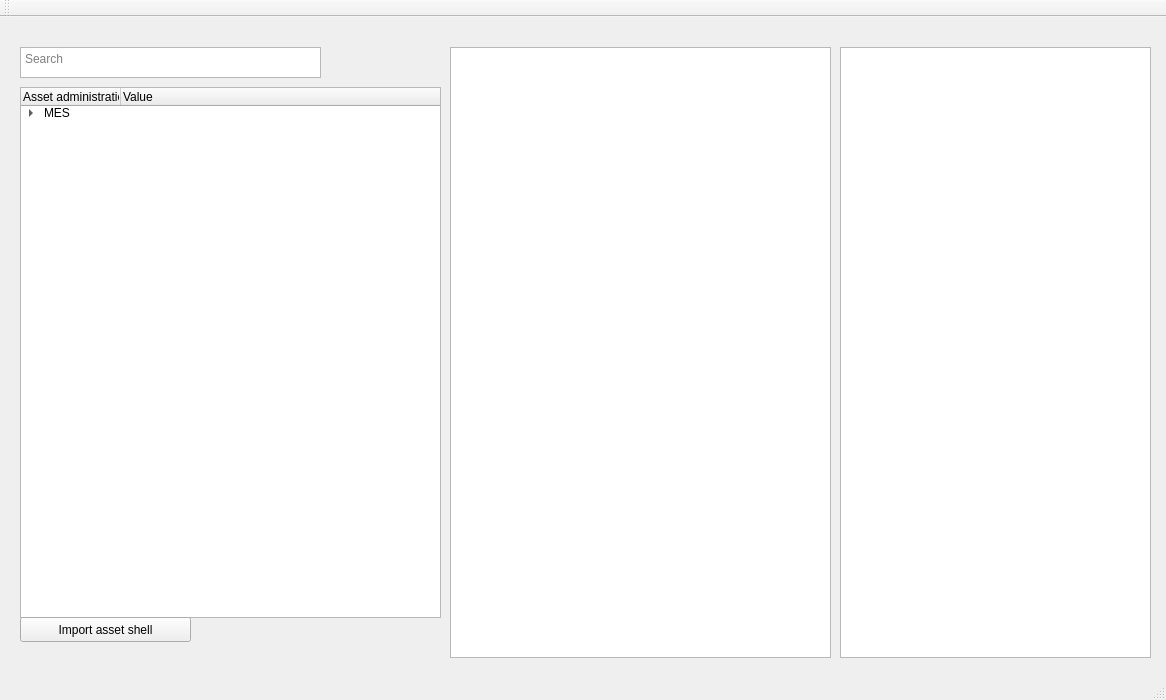
<?xml version="1.0" encoding="UTF-8"?>
<ui version="4.0">
 <class>MainWindow</class>
 <widget class="QMainWindow" name="MainWindow">
  <property name="geometry">
   <rect>
    <x>0</x>
    <y>0</y>
    <width>1166</width>
    <height>700</height>
   </rect>
  </property>
  <property name="windowTitle">
   <string>AAS Editor</string>
  </property>
  <widget class="QWidget" name="centralwidget">
   <widget class="QListWidget" name="listWidget">
    <property name="geometry">
     <rect>
      <x>840</x>
      <y>30</y>
      <width>311</width>
      <height>611</height>
     </rect>
    </property>
   </widget>
   <widget class="QListView" name="listView">
    <property name="geometry">
     <rect>
      <x>450</x>
      <y>30</y>
      <width>381</width>
      <height>611</height>
     </rect>
    </property>
   </widget>
   <widget class="QPlainTextEdit" name="plainTextEdit">
    <property name="geometry">
     <rect>
      <x>20</x>
      <y>30</y>
      <width>301</width>
      <height>31</height>
     </rect>
    </property>
    <property name="placeholderText">
     <string>Search</string>
    </property>
   </widget>
   <widget class="QTreeWidget" name="treeWidget">
    <property name="geometry">
     <rect>
      <x>20</x>
      <y>70</y>
      <width>421</width>
      <height>531</height>
     </rect>
    </property>
    <column>
     <property name="text">
      <string>Asset administration shells</string>
     </property>
    </column>
    <column>
     <property name="text">
      <string>Value</string>
     </property>
    </column>
    <item>
     <property name="text">
      <string comment="1" extracomment="2">MES</string>
     </property>
     <property name="toolTip">
      <string comment="3" extracomment="4"/>
     </property>
     <property name="statusTip">
      <string comment="5" extracomment="6"/>
     </property>
     <property name="whatsThis">
      <string comment="7" extracomment="8"/>
     </property>
     <property name="flags">
      <set>ItemIsSelectable|ItemIsUserCheckable|ItemIsEnabled</set>
     </property>
     <item>
      <property name="text">
       <string>MES-Anbindung</string>
      </property>
      <item>
       <property name="text">
        <string>Asset production status</string>
       </property>
       <property name="text">
        <string>= Running</string>
       </property>
      </item>
      <item>
       <property name="text">
        <string>Operating hours</string>
       </property>
       <property name="text">
        <string>= 153453[s]</string>
       </property>
      </item>
     </item>
     <item>
      <property name="text">
       <string>Energieeffizienz</string>
      </property>
      <item>
       <property name="text">
        <string>Electrical energy</string>
       </property>
       <item>
        <property name="text">
         <string>Electrical consumption actual</string>
        </property>
        <property name="text">
         <string>= 93.6 [W]</string>
        </property>
       </item>
       <item>
        <property name="text">
         <string>Electrical consumption cumulative energy</string>
        </property>
        <property name="text">
         <string>= 118.86 [Wh]</string>
        </property>
       </item>
       <item>
        <property name="text">
         <string>Electrical consumption cumulative start date</string>
        </property>
        <property name="text">
         <string>= 2002-05-30T09:30:10Z</string>
        </property>
       </item>
      </item>
      <item>
       <property name="text">
        <string>Pneumatic energy</string>
       </property>
       <item>
        <property name="text">
         <string>Actual supply pressure</string>
        </property>
        <property name="text">
         <string>= 8 [bar]</string>
        </property>
       </item>
       <item>
        <property name="text">
         <string>Pneumatic consumption actual</string>
        </property>
        <property name="text">
         <string>= 212 [l/h]</string>
        </property>
       </item>
       <item>
        <property name="text">
         <string>Pneumatic consumption cumulative energy</string>
        </property>
        <property name="text">
         <string>= 3424 [l]</string>
        </property>
       </item>
       <item>
        <property name="text">
         <string>Pneumatic consumption cumulative start date</string>
        </property>
        <property name="text">
         <string>= 2002-05-30T09:30:10Z</string>
        </property>
       </item>
      </item>
     </item>
     <item>
      <property name="text">
       <string>Bohren</string>
      </property>
      <item>
       <property name="text">
        <string>Drill tool diameter max.</string>
       </property>
       <property name="text">
        <string>&lt; 12 [mm]</string>
       </property>
      </item>
      <item>
       <property name="text">
        <string>Drill revolutions per minute max.</string>
       </property>
       <property name="text">
        <string>&lt; 2000 [1/min]</string>
       </property>
      </item>
      <item>
       <property name="text">
        <string>Simulate drill time</string>
       </property>
       <property name="text">
        <string>&lt; 0.21 [sec]</string>
       </property>
       <item>
        <property name="text">
         <string>Drill tool diameter</string>
        </property>
        <property name="text">
         <string>= 5 [mm]</string>
        </property>
       </item>
       <item>
        <property name="text">
         <string>Drill feed rate</string>
        </property>
        <property name="text">
         <string>= 3 [mm/sec]</string>
        </property>
       </item>
       <item>
        <property name="text">
         <string>Drill depth</string>
        </property>
        <property name="text">
         <string>= 8.2 [mm]</string>
        </property>
       </item>
       <item>
        <property name="text">
         <string>Work piece material</string>
        </property>
        <property name="text">
         <string>CAA005</string>
        </property>
       </item>
      </item>
      <item>
       <property name="text">
        <string>Start drill program</string>
       </property>
      </item>
      <item>
       <property name="text">
        <string>Drill tool diameter</string>
       </property>
       <property name="text">
        <string>= 5 [mm]</string>
       </property>
      </item>
      <item>
       <property name="text">
        <string>Drill feed rate</string>
       </property>
       <property name="text">
        <string>= 3 [mm/sec]</string>
       </property>
      </item>
      <item>
       <property name="text">
        <string>Drill depth</string>
       </property>
       <property name="text">
        <string>= 8.2 [mm]</string>
       </property>
      </item>
      <item>
       <property name="text">
        <string>Work piece materia</string>
       </property>
       <property name="text">
        <string>CAA007</string>
       </property>
      </item>
      <item>
       <property name="text">
        <string>Drill position X</string>
       </property>
       <property name="text">
        <string>12 [mm]</string>
       </property>
      </item>
      <item>
       <property name="text">
        <string>Drill position Y</string>
       </property>
       <property name="text">
        <string>42 [mm]</string>
       </property>
      </item>
      <item>
       <property name="text">
        <string>Abort drill programm</string>
       </property>
      </item>
     </item>
    </item>
   </widget>
   <widget class="QPushButton" name="pushButton">
    <property name="geometry">
     <rect>
      <x>20</x>
      <y>600</y>
      <width>171</width>
      <height>25</height>
     </rect>
    </property>
    <property name="text">
     <string>Import asset shell</string>
    </property>
   </widget>
  </widget>
  <widget class="QMenuBar" name="menubar">
   <property name="geometry">
    <rect>
     <x>0</x>
     <y>0</y>
     <width>1166</width>
     <height>22</height>
    </rect>
   </property>
  </widget>
  <widget class="QStatusBar" name="statusbar"/>
  <widget class="QToolBar" name="toolBar">
   <property name="windowTitle">
    <string>toolBar</string>
   </property>
   <attribute name="toolBarArea">
    <enum>TopToolBarArea</enum>
   </attribute>
   <attribute name="toolBarBreak">
    <bool>false</bool>
   </attribute>
  </widget>
 </widget>
 <resources/>
 <connections/>
</ui>
